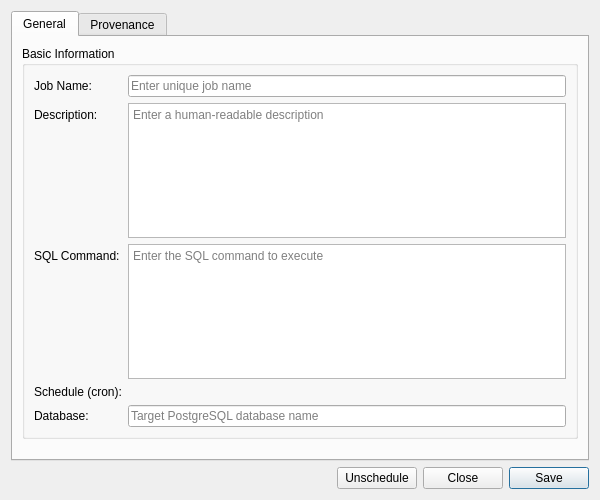
<?xml version="1.0" encoding="UTF-8"?>
<ui version="4.0">
 <class>JobDefinitionDetailDialog</class>
 <widget class="QWidget" name="JobDefinitionDetailDialog">
  <property name="geometry">
   <rect>
    <x>0</x>
    <y>0</y>
    <width>600</width>
    <height>500</height>
   </rect>
  </property>
  <property name="sizePolicy">
   <sizepolicy hsizetype="Preferred" vsizetype="Preferred">
    <horstretch>0</horstretch>
    <verstretch>0</verstretch>
   </sizepolicy>
  </property>
  <property name="minimumSize">
   <size>
    <width>600</width>
    <height>500</height>
   </size>
  </property>
  <property name="windowTitle">
   <string>Job Definition Details</string>
  </property>
  <layout class="QVBoxLayout" name="verticalLayout">
   <item>
    <widget class="QTabWidget" name="tabWidget">
     <property name="currentIndex"><number>0</number></property>
     <widget class="QWidget" name="generalTab">
      <attribute name="title"><string>General</string></attribute>
      <layout class="QVBoxLayout" name="generalLayout">
       <item>
        <widget class="QGroupBox" name="basicInfoGroup">
         <property name="title">
          <string>Basic Information</string>
         </property>
         <layout class="QFormLayout" name="formLayout">
          <item row="0" column="0">
           <widget class="QLabel" name="labelJobName">
            <property name="text">
             <string>Job Name:</string>
            </property>
           </widget>
          </item>
          <item row="0" column="1">
           <widget class="QLineEdit" name="jobNameEdit">
            <property name="placeholderText">
             <string>Enter unique job name</string>
            </property>
           </widget>
          </item>
          <item row="1" column="0">
           <widget class="QLabel" name="labelDescription">
            <property name="text">
             <string>Description:</string>
            </property>
           </widget>
          </item>
          <item row="1" column="1">
           <widget class="QPlainTextEdit" name="descriptionEdit">
            <property name="minimumSize">
             <size>
              <width>0</width>
              <height>80</height>
             </size>
            </property>
            <property name="maximumSize">
             <size>
              <width>16777215</width>
              <height>150</height>
             </size>
            </property>
            <property name="placeholderText">
             <string>Enter a human-readable description</string>
            </property>
           </widget>
          </item>
          <item row="2" column="0">
           <widget class="QLabel" name="labelCommand">
            <property name="text">
             <string>SQL Command:</string>
            </property>
           </widget>
          </item>
          <item row="2" column="1">
           <widget class="QPlainTextEdit" name="commandEdit">
            <property name="minimumSize">
             <size>
              <width>0</width>
              <height>80</height>
             </size>
            </property>
            <property name="maximumSize">
             <size>
              <width>16777215</width>
              <height>150</height>
             </size>
            </property>
            <property name="placeholderText">
             <string>Enter the SQL command to execute</string>
            </property>
           </widget>
          </item>
          <item row="3" column="0">
           <widget class="QLabel" name="labelScheduleExpression">
            <property name="text">
             <string>Schedule (cron):</string>
            </property>
           </widget>
          </item>
          <item row="3" column="1">
           <widget class="ores::qt::CronExpressionWidget" name="cronWidget" native="true"/>
          </item>
          <item row="4" column="0">
           <widget class="QLabel" name="labelDatabaseName">
            <property name="text">
             <string>Database:</string>
            </property>
           </widget>
          </item>
          <item row="4" column="1">
           <widget class="QLineEdit" name="databaseNameEdit">
            <property name="placeholderText">
             <string>Target PostgreSQL database name</string>
            </property>
           </widget>
          </item>
         </layout>
        </widget>
       </item>
       <item>
        <spacer name="verticalSpacer">
         <property name="orientation">
          <enum>Qt::Vertical</enum>
         </property>
         <property name="sizeHint" stdset="0">
          <size>
           <width>20</width>
           <height>40</height>
          </size>
         </property>
        </spacer>
       </item>
      </layout>
     </widget>
     <widget class="QWidget" name="provenanceTab">
      <attribute name="title"><string>Provenance</string></attribute>
      <layout class="QVBoxLayout" name="provenanceTabLayout">
       <item>
        <widget class="ores::qt::ProvenanceWidget" name="provenanceWidget" native="true"/>
       </item>
      </layout>
     </widget>
    </widget>
   </item>
   <item>
    <layout class="QHBoxLayout" name="buttonLayout">
     <item>
      <spacer name="horizontalSpacer">
       <property name="orientation">
        <enum>Qt::Horizontal</enum>
       </property>
       <property name="sizeHint" stdset="0">
        <size>
         <width>40</width>
         <height>20</height>
        </size>
       </property>
      </spacer>
     </item>
     <item>
      <widget class="QPushButton" name="unscheduleButton">
       <property name="text">
        <string>Unschedule</string>
       </property>
      </widget>
     </item>
     <item>
      <widget class="QPushButton" name="closeButton">
       <property name="text">
        <string>Close</string>
       </property>
      </widget>
     </item>
     <item>
      <widget class="QPushButton" name="saveButton">
       <property name="text">
        <string>Save</string>
       </property>
       <property name="default">
        <bool>true</bool>
       </property>
      </widget>
     </item>
    </layout>
   </item>
  </layout>
 </widget>
 <customwidgets>
  <customwidget>
   <class>ores::qt::ProvenanceWidget</class>
   <extends>QWidget</extends>
   <header>ores.qt/ProvenanceWidget.hpp</header>
  </customwidget>
  <customwidget>
   <class>ores::qt::CronExpressionWidget</class>
   <extends>QWidget</extends>
   <header>ores.qt/CronExpressionWidget.hpp</header>
  </customwidget>
 </customwidgets>
 <resources/>
 <connections/>
</ui>
